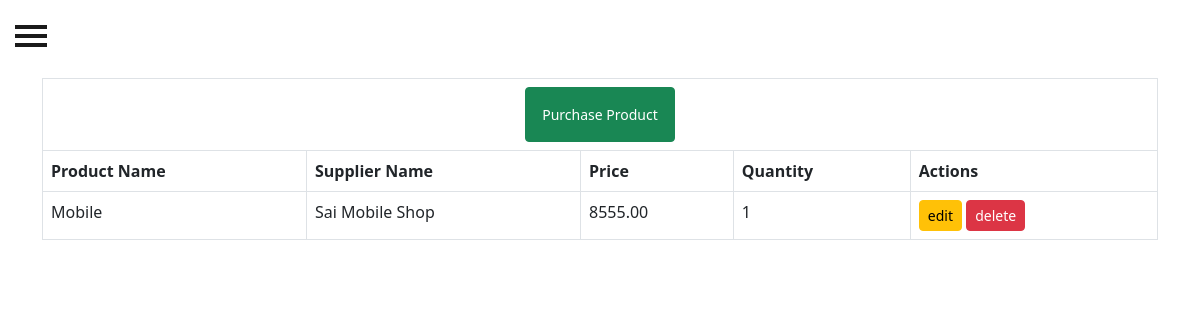
/purchase/, run on an earlier commit of the app's database.
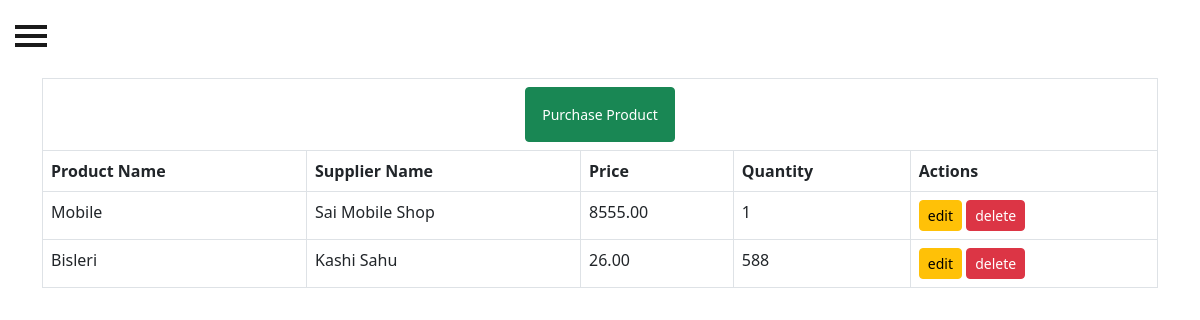
And on a later commit of the database.
### inventory/models.py (models this page shows, shortened)
class Purchase(models.Model):
    product=models.ForeignKey(Product,on_delete=models.CASCADE)
    supplier=models.ForeignKey(Supplier,on_delete=models.CASCADE)
    quantity=models.PositiveIntegerField()
    purchase_price=models.DecimalField(max_digits=10,decimal_places=2)
    purchase_date=models.DateTimeField(auto_now_add=True)

class Product(models.Model):
    name=models.CharField(max_length=100)
    sku=models.CharField(max_length=100, unique=True)
    description=models.TextField(blank=True, null=True)
    price=models.DecimalField(max_digits=10,decimal_places=2)
    quantity=models.PositiveIntegerField(default=0)
    created_at=models.DateTimeField(auto_now_add=True)

class Supplier(models.Model):
    name=models.CharField(max_length=100)
    contact=models.CharField(max_length=15, blank=True, null=True)
    email=models.EmailField(blank=True, null=True)
    address=models.TextField(blank=True, null=True)
    created_at=models.DateTimeField(auto_now_add=True)

### inventory/views.py (the view)
# urls.py: path('purchase/',purchase_list,name='purchase_list'),
def purchase_list(request):
    items=Purchase.objects.all()
    return render(request,'purchase/purchase_list.html',{'items':items})

### inventory/templates/purchase/purchase_list.html
{% extends "base.html" %}
{% load static %}
{% block content %}
        <div class="container">
            <div class="mt-2" >
                <table class="table table-bordered ">
                    <tr>
                        <th style="text-align: center; vertical-align: middle;" colspan='5' ><a class="btn btn-sm btn-success p-3 " href={% url 'create_purchase' %}>Purchase Product</a></th>
                    </tr>
                    <tr>
                        <th>Product Name</th>
                        <th>Supplier Name</th>
                        <th>Price</th>
                        <th>Quantity</th>
                        <th>Actions</th>
                    </tr>
                    {% for p in items %}
                    <tr>
                        <td>{{p.product.name}}</td>
                        <td>{{p.supplier.name}}</td>
                        <td>{{p.purchase_price}}</td>
                        <td>{{p.quantity}}</td>
                        <td>
                            <a href={% url 'edit_purchase' p.id %}><button class="btn btn-warning btn-sm">edit</button></a>
                            <a href={% url 'delete_purchase' p.id %}><button class="btn btn-danger btn-sm">delete</button></a>
                        </td>
                    </tr>
                    {% endfor %}
                </table>
            </div>
        </div>
{% endblock %}

What changed in the data, as far as the page shows it:
added Purchase: product.name "Bisleri", supplier.name "Kashi Sahu", purchase_price "26.00", quantity "588"
